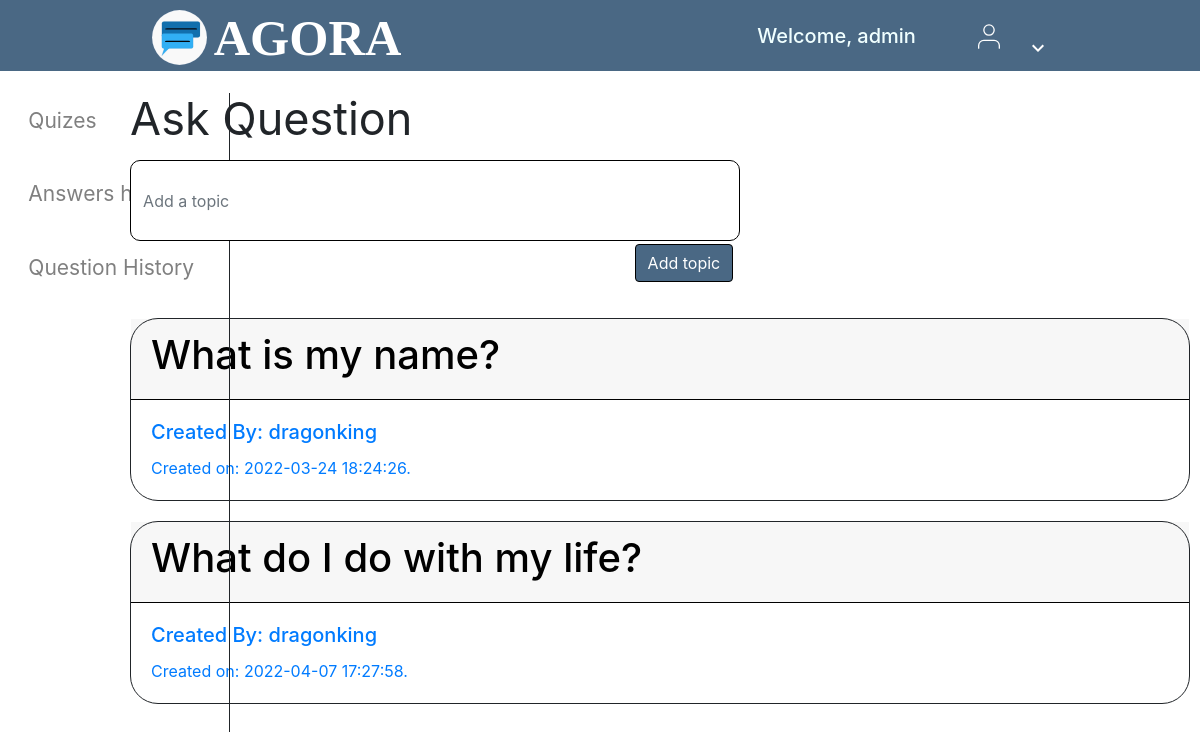
Page /pages/teacher_dashboard.php (signed in) on the committed database.
### tables this page shows
CREATE TABLE `topics` (
  `topic_id` int(8) NOT NULL,
  `topic_course` varchar(9) NOT NULL,
  `topic_subject` varchar(255) NOT NULL,
  `topic_desc` text NOT NULL,
  `embed_media` text NOT NULL,
  `topic_date` datetime NOT NULL DEFAULT current_timestamp(),
  `topic_by` int(8) NOT NULL,
  `status` enum('open','closed','deleted','') NOT NULL DEFAULT 'open'
);

CREATE TABLE `users` (
  `id` int(11) NOT NULL,
  `username` varchar(255) NOT NULL,
  `email` varchar(255) NOT NULL,
  `password` varchar(255) NOT NULL,
  `role` enum('admin','teacher','student') NOT NULL,
  `status` enum('active','awaiting approval','disabled') NOT NULL
);

### pages/teacher_dashboard.php (the view, shortened to what this page needs)
<!DOCTYPE html>
<html lang="en">
<head>
  <link href="../styles/main1.css" rel="stylesheet">
  <link rel="stylesheet" href="https://maxcdn.bootstrapcdn.com/bootstrap/4.0.0/css/bootstrap.min.css" />
</head>
<body>
  <?php include("../includes/navbar.php") ?>
  <?php
  $conn = connectToDB();
  ?>
  <main style="padding-top: 70px; padding-top: 70px; margin-left: 10%;    margin-top: -1%;">
      <div class="sidebar_1">
         <nav>
             <ul>
                <li>
                    <a href="../pages/quizzes.php">Quizes</a>
                 </li>
                <li>
                    <a href=""> Answers history</a>
                 </li>
                <li>
                    <a href="">Question History</a>
                </li>
                </ul>
          </nav>
     </div>
    <div class="container">
      <form method="POST" action="./dashboard.php">
        <div class="form-row">
          <div class="col-md-4 mb-3"> <label for="topic" style="font-size: 45px; margin-top: -47px;">Ask Question</label>
            <input type="text" class="form-control is-valid" name="topic" id="topic" placeholder="Add a topic" style="height: 81px; width: 176%; border-color: black; border-radius: 10px;">
          </div>
        </div>
        <div class="form-row">
          <div class="col-md-4 mb-3"> <button class="btn btn-success" type="submit" name="addTopic" style= "float: right; margin-right: -74%; margin-top: -13px; background-color: #4a6884; border-color: black">Add topic</button></div>
        </div>
      </form>
      <?php
      $query = "SELECT t.*,u.username FROM topics t JOIN users u ON u.id = t.topic_by";
      $result = mysqli_query($conn, $query) or die(mysqli_error($conn));
      if (mysqli_num_rows($result) > 0) {
        while ($row = mysqli_fetch_array($result)) {
          $topic_subject = $row['topic_subject'];
          $user = $row["username"];
          $id = $row["topic_id"] ?? "";
          $date = $row["topic_date"];
      ?>
          <div class="outerborder" style=" max-width:100%; margin:20px 0;border-color:black; border: solid 1px; border-radius: 28px;" >
            <div class="divider" style="padding: .75rem 1.25rem; margin-bottom: 0;background-color: rgba(0,0,0,.03); border-bottom: 1px solid rgba(0,0,0,.125); border-color: black;" >
              <h1><a href="/qna/pages/posts.php?topic_id='<?php echo $id; ?>'"><?php echo $topic_subject;  ?></a></h1>
            </div>
            <div class="card-body text-primary">
              <h5 class="card-title">Created By: <?php echo $user ?></h5>
              <p class="card-text">Created on: <?php echo $date ?>.</p>
            </div>
          </div>
      <?php         }
      };
      ?>
    </div>
  </main>
</body>
</html>

### styles/main1.css (style rules this page uses)
div a { text-decoration: none; color: black; }
.sidebar_1 { position: fixed; height: 100%; width: 175px; border-right: solid 1px; margin-top: -2%; padding-top: -8px; padding-right: 1%; margin-left: -5%; }
nav ul { margin-top: -30px; margin-left: -11%; }
nav ul li { list-style:none; padding-top: 42px; }
nav ul li a { text-decoration: none; color: grey; font-size: 21px; margin-left: -35%; }

### pages/teacher_dashboard.php (style rules this page uses)
h1 { text-decoration: none; color: black }

### rows in the picture
topics: topic_subject "What is my name?", topic_by.username "dragonking", topic_date "2022-03-24 18:24:26"
topics: topic_subject "What do I do with my life?", topic_by.username "dragonking", topic_date "2022-04-07 17:27:58"

### other values in the picture
$_SESSION["username"] "admin"
